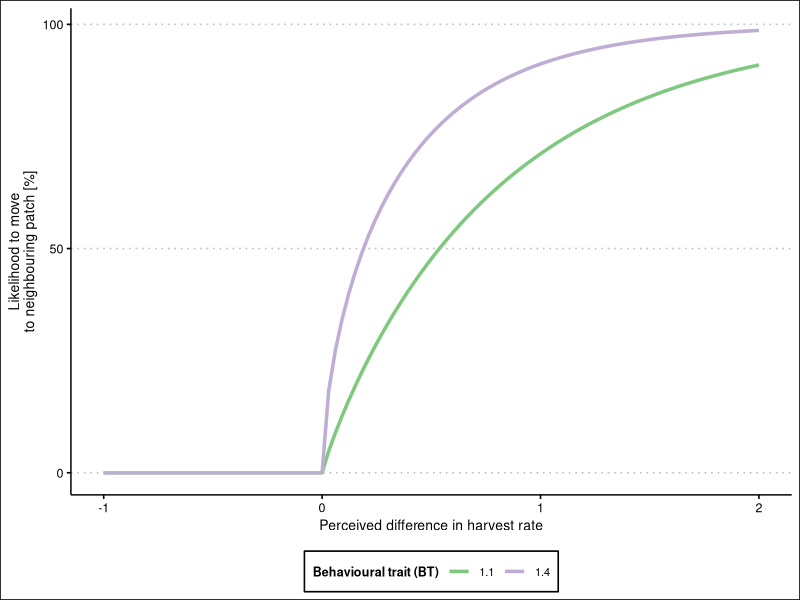
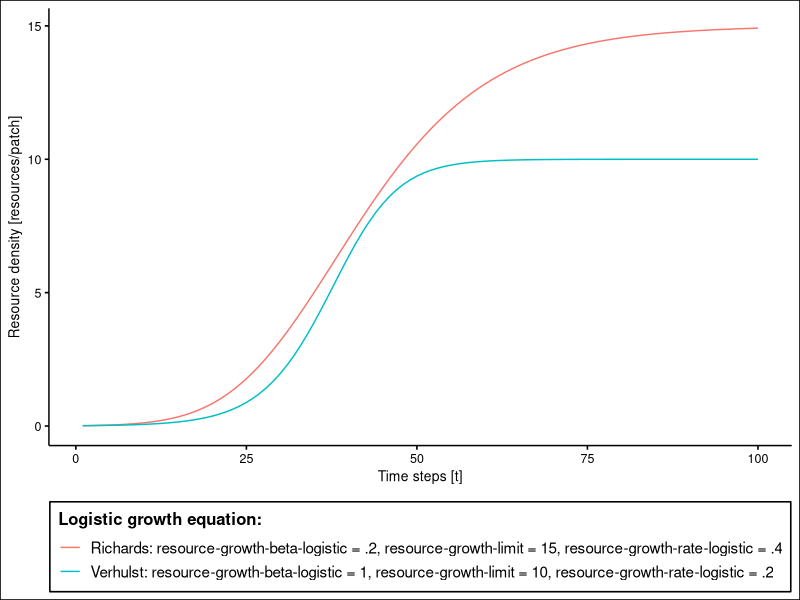
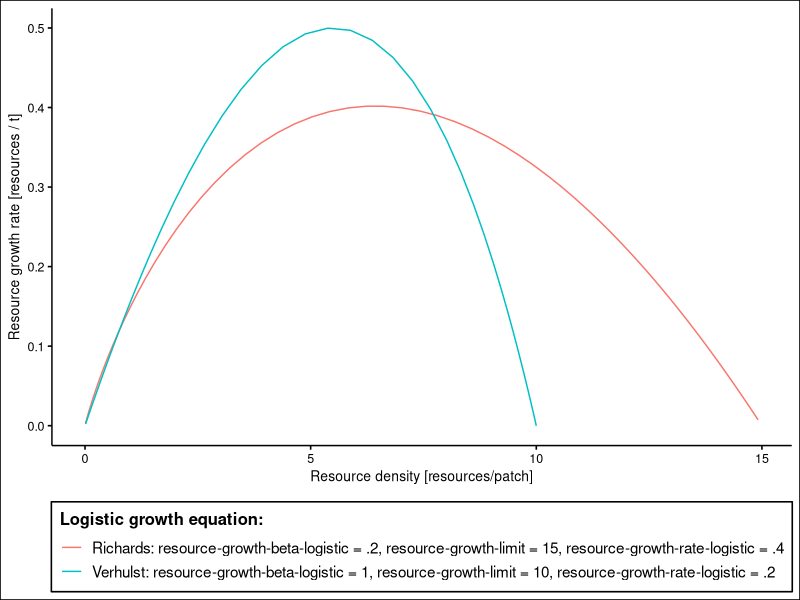
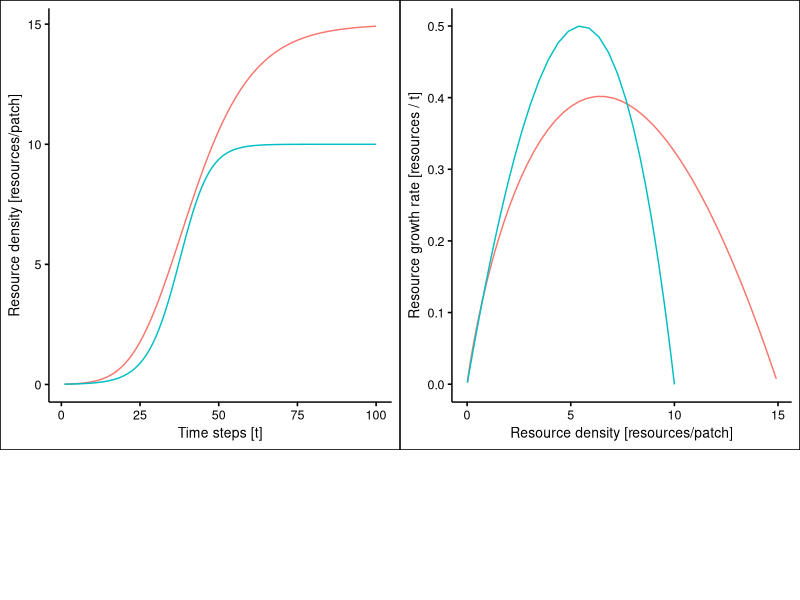
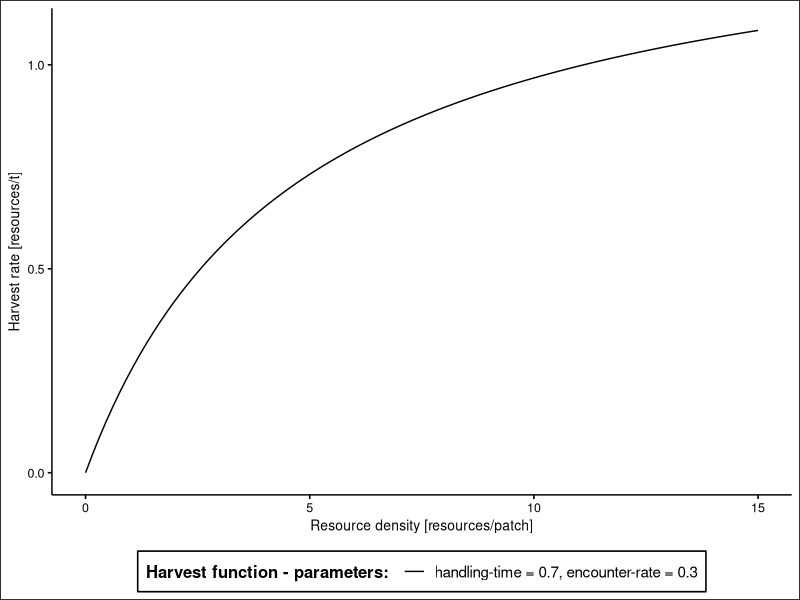
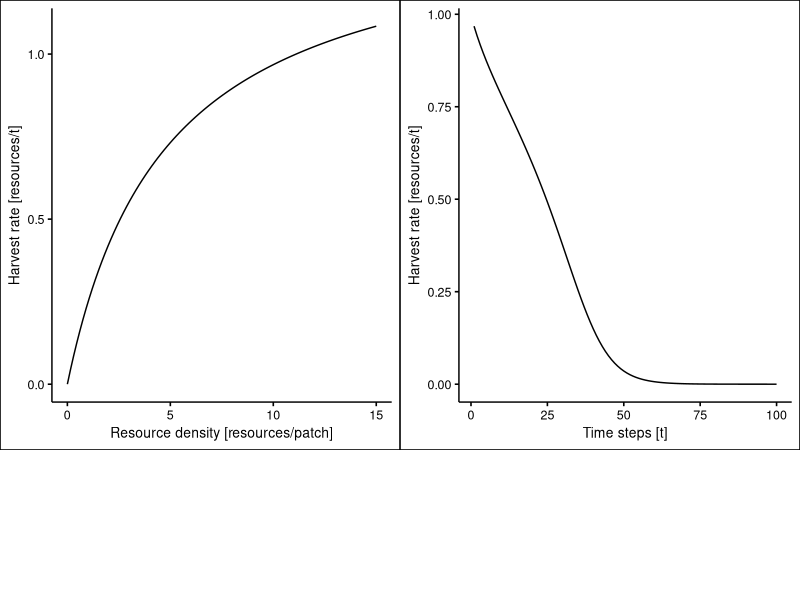
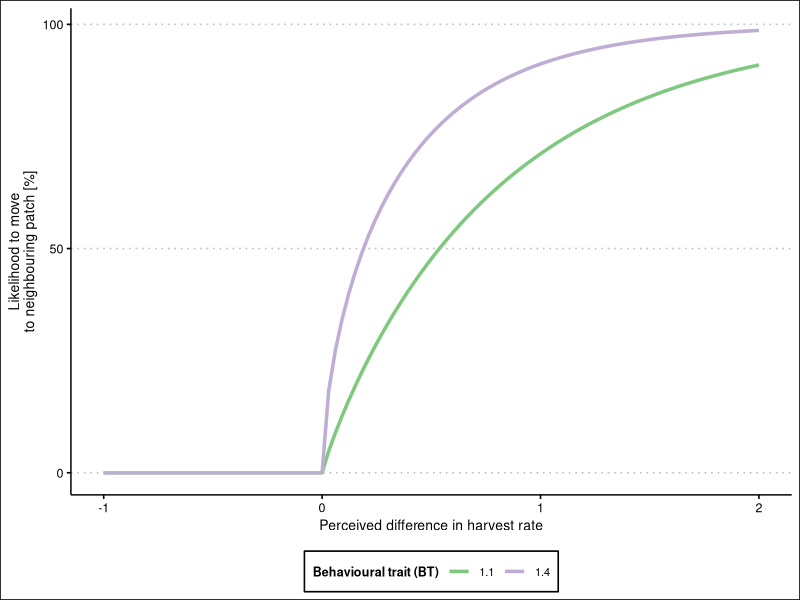

Here is the R script that generated these plots, in order:
library(tidyverse)
library(ggthemes)
library(here)


if(!"sim.date" %in% ls()){
  sim.date = "2021-03-28"
} 

##################################################
############# Fig 1 - Graphical ODD ##############
##################################################

### CREATED IN POWERPOINT

##################################################
### Fig 2 - Behavioural trait / responsiveness ###
##################################################

qs <- seq(-1, 2, length.out = 100)

BT.14 <- pgamma(qs, shape = (2- 1.4), scale = (2 - 1.4))
BT.11 <- pgamma(qs, shape = (2 - 1.1), scale = (2 - 1.1))

df <- data.frame(BT = rep(c(1.4, 1.1), each = 100), prob = c(BT.14, BT.11), qs = qs)


(gg_BT <- 
    ggplot(df, aes(y = 100  * prob, x = qs, group = BT, color = as.factor(BT)))+
    geom_line(size = 1.2)+
    theme_clean()+
    scale_color_brewer("Behavioural trait (BT)", type = "qual")+
    xlab("Perceived difference in harvest rate")+
    ylab("Likelihood to move\nto neighbouring patch [%]")+
    scale_y_continuous(breaks = c(0, 50, 100))+
    theme(legend.position = "bottom", legend.title = element_text(size = 9), text =element_text(size = 8), legend.text = element_text(size = 8)))


ggsave(here("figs", sim.date, "ODD", "Fig2.jpeg"), gg_BT, width = 8, height = 8, unit = "cm", dpi = 600)

##################################################
########### Fig 3- Growth function  #############
##################################################


growth_function <- function(RD, rate = .4, beta = 0.2, limit = 10){
  return(RD * rate*((1 - (RD/limit)^beta)))
}



RD = 0.01
for(i in seq(100)) RD <- append(RD, growth_function(sum(RD), rate = .4, beta = .2, limit = 15))

Richards <- data.frame("t" = 0:100, "Growth rate" = RD, "Resource density" = cumsum(RD)) %>%
  filter(t > 0) %>%  
  mutate(type = "Richards: resource-growth-beta-logistic = .2, resource-growth-limit = 15, resource-growth-rate-logistic = .4")
  


RD = 0.01
for(i in seq(100)) RD <- append(RD, growth_function(sum(RD), rate = .2, beta = 1, limit = 10))
Verhulst <- data.frame("t" = 0:100, "Growth rate" = RD, "Resource density" = cumsum(RD)) %>%
  filter(t > 0) %>%  
  mutate(type = "Verhulst: resource-growth-beta-logistic = 1, resource-growth-limit = 10, resource-growth-rate-logistic = .2")


df <- rbind(Verhulst, Richards)

(Fig3A <- 
    ggplot(df, aes(x = t, y = Resource.density, group = type, color = type))+
    geom_line()+
    theme_clean()+
    scale_color_discrete("Logistic growth equation:")+
    theme(panel.grid.major.y = element_blank(), legend.position = "bottom", legend.box = "vertical", legend.direction = "vertical", panel.background = element_blank(), panel.border = element_blank())+
    xlab("Time steps [t]")+
    ylab("Resource density [resources/patch]"))


(Fig3B <- 
    ggplot(df, aes(y = Growth.rate, x = Resource.density, group = type, color = type))+
    geom_line()+
    theme_clean()+
    scale_color_discrete("Logistic growth equation:")+
    theme(panel.grid.major.y = element_blank(), legend.position = "bottom", legend.box = "vertical", legend.direction = "vertical", panel.background = element_blank(), panel.border = element_blank())+
    ylab("Resource growth rate [resources / t]")+
    xlab("Resource density [resources/patch]"))

Fig3 <- gridExtra::grid.arrange(Fig3A+theme(legend.position = "none"), Fig3B+theme(legend.position = "none"), cowplot::get_legend(Fig3B+theme(legend.text = element_text(size = 8))), layout_matrix = matrix(c(1,1,1,3,2,2,2,3), nc = 2, nr = 4))

ggsave(here("figs", sim.date, "ODD", "Fig3.jpeg"), Fig3, width = 16, height = 10, unit = "cm", dpi = 600)


##################################################
############# Fig 4 - Harvest rate ###############
##################################################


harvest_function <- 
  function(RD_, encounter.rate = .3, handling.time = .7){
    HR = RD_ * encounter.rate / (1 + RD_ * encounter.rate * handling.time)
    return(HR)
  }

harvest_rate <- data.frame("hr" = harvest_function(seq(0,15,length.out = 100)), "RD" = seq(0,15,length.out = 100))

(Fig4A <-
ggplot(harvest_rate, aes(x = RD, y = hr))+
  geom_line(aes(color = "handling-time = 0.7, encounter-rate = 0.3"))+
  xlab("Resource density [resources/patch]")+
  scale_color_manual("Harvest function - parameters: ", values = "black")+
  ylab("Harvest rate [resources/t]")+
  scale_y_continuous(breaks = c(0, 0.5, 1))+
  theme_clean()+
  theme(panel.grid.major.y = element_blank(), legend.position = "bottom"))

RD <- 10
HRs <- RDs <- vector(length = 100)
for(t in seq(100)){
  RD <- RD + growth_function(RD, rate = .2, beta = 1, limit = 10)
  HRs[t] <- harvest_function(RD)
  RD <- RD - harvest_function(RD)
  RDs[t] <- RD
}

Fig4B <- ggplot(data = data.frame(t = seq(100), hr = HRs), aes(x = t, y = hr))+
  geom_line()+
  theme_clean()+
  ylab("Harvest rate [resources/t]")+
  xlab("Time steps [t]")+
  theme(panel.grid.major.y = element_blank(), legend.position = "none")


Fig4 <- gridExtra::grid.arrange(Fig4A+theme(legend.position = "none"), Fig4B+theme(legend.position = "none"), cowplot::get_legend(Fig4A), layout_matrix = matrix(c(1,1,1,3,2,2,2,3), nc = 2, nr = 4))


ggsave(here("figs", sim.date, "ODD", "Fig4.jpeg"), Fig4, width = 16, height = 8, unit = "cm", dpi = 600)

